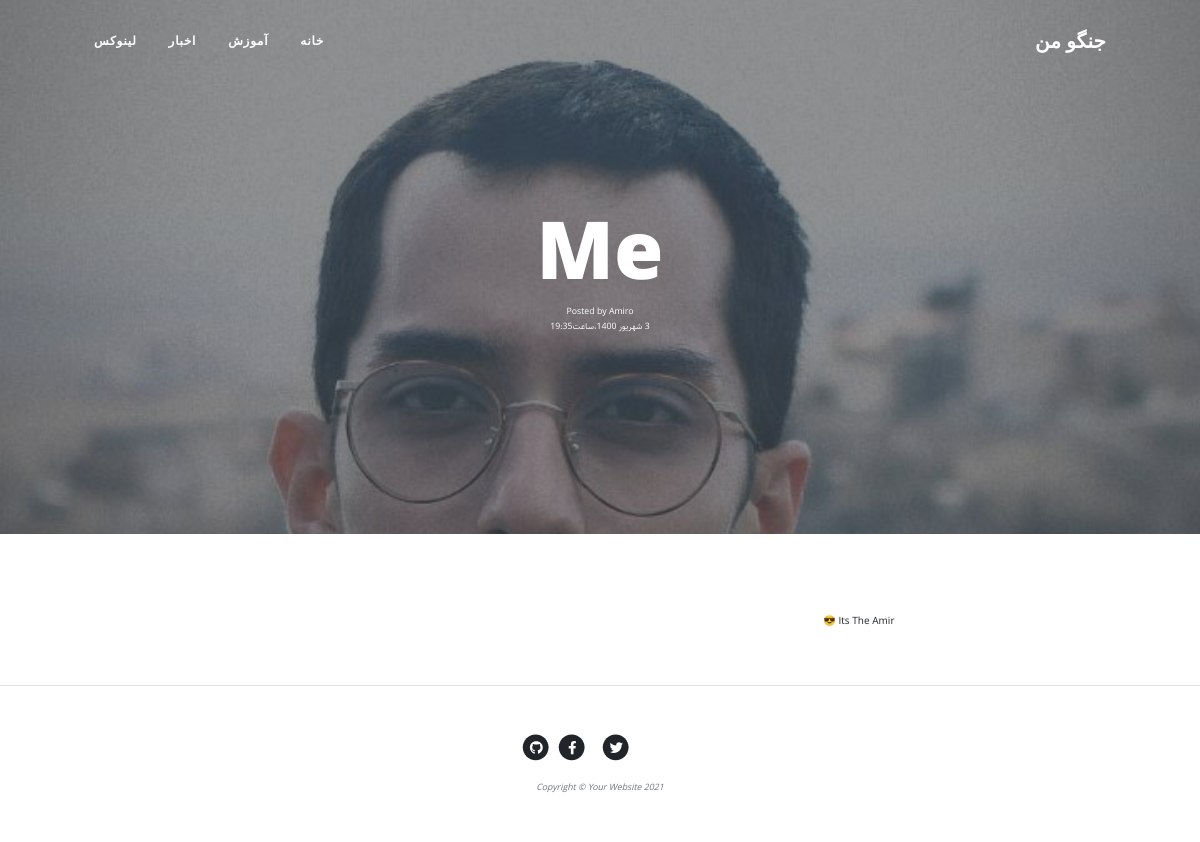
The page /article/me/ on the database as committed earlier.
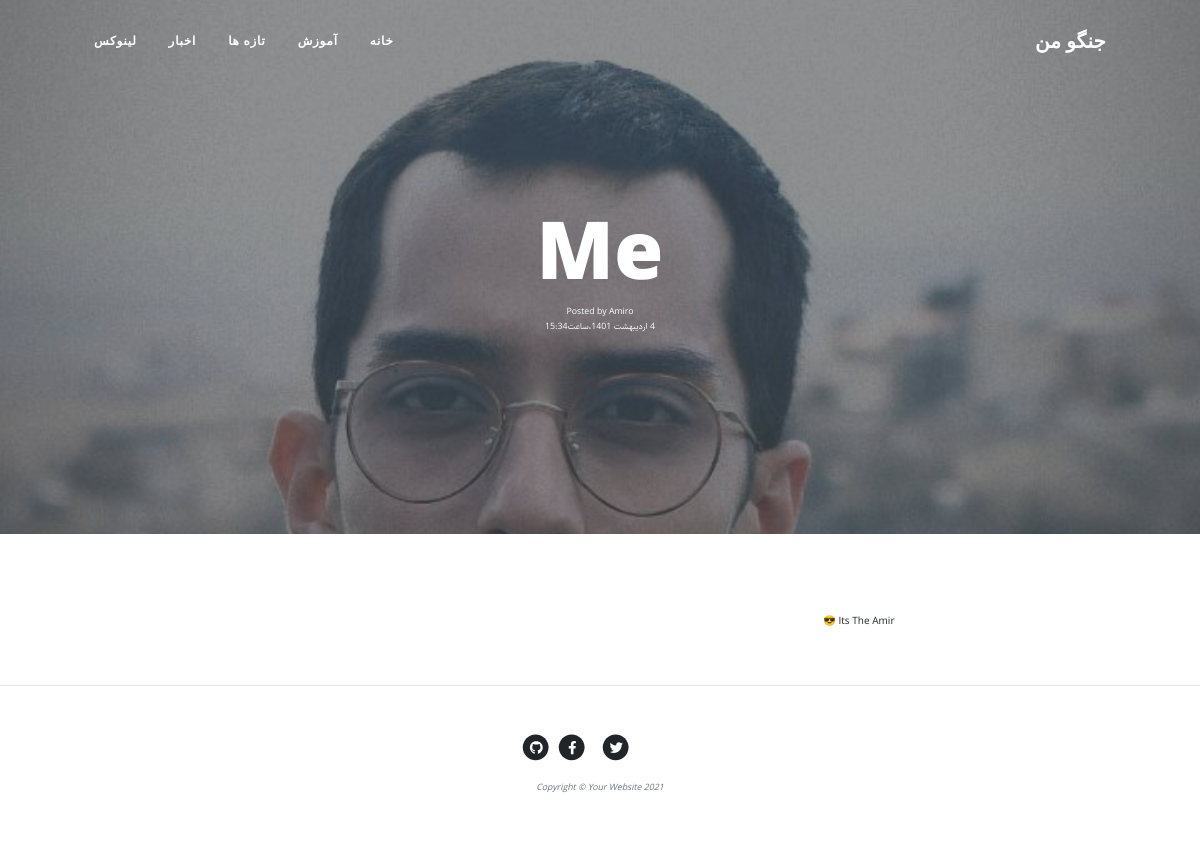
The same page on the database as committed later.
### blog/models.py (models this page shows, shortened)
class Category(models.Model):
    parent = models.ForeignKey('self', default=None, null=True, blank=True, on_delete=models.SET_NULL, related_name='children', verbose_name='زیر دسته')
    title = models.CharField(max_length=200, verbose_name="عنوان دسته بندی")
    slug = models.SlugField(max_length=100, unique=True,
                            verbose_name="آدرس دسته بندی")
    status = models.BooleanField(default=True, verbose_name="وضعیت نمایش")
    position = models.IntegerField(verbose_name="موقعیت")
    class Meta:
        verbose_name = "دسته بندی"
        verbose_name_plural = "دسته بندی ها"
        ordering = ['parent__id', 'position']
    objects = CategoryManager()

class Article(models.Model):
    STATUS_CHOICES = (
        ('d', 'پیش نویس'),
        ('p', 'منتشر شده'),
    )
    title = models.CharField(max_length=128, verbose_name="عنوان")
    category = models.ManyToManyField(
        'Category', verbose_name="دسته بندی", related_name="articles")
    description = models.TextField(verbose_name="توضیحات")
    img = models.ImageField(upload_to="Images", verbose_name="عکس")
    publish = models.DateTimeField(
        default=timezone.now, verbose_name="زمان انتشار")
    created = models.DateTimeField(auto_now_add=True)
    updated = models.DateTimeField(auto_now=True)
    status = models.CharField(
        max_length=1, choices=STATUS_CHOICES, verbose_name="وضعیت")
    slug = models.SlugField(max_length=100, unique=True)
    class Meta:
        verbose_name = "مقاله"
        verbose_name_plural = "مقاله ها"
    def jpublish(self):
        return jalali_converter(self.publish)
    jpublish.short_description = "زمان انتشار"
    objects = models.Manager()
    published_objects = ArticleManager()

### blog/views.py (the view)
# urls.py: path('article/<slug:slug>/', views.detail, name="detail"),
def detail(request, slug):
    context = {
        "article": get_object_or_404(Article.published_objects.published(), slug=slug),
    }
    return render(request, "blog/detail.html", context)

### blog/models.py (called while the page is built)
    def published(self):
        return self.filter(status='p')

    def active(self):
        return self.filter(status=True)

### blog/templatetags/base_tags.py (called while the page is built)
@register.simple_tag
def title(data="جنگو من"):
    return data

@register.inclusion_tag("blog/partials/category_navbar.html")
def category_navbar():
    return {
        "category": Category.objects.filter(status=True)
    }

### extensions/jalali.py (called while the page is built)
    def persian_tuple(self):
        return self.persian_year, self.persian_month, self.persian_day

### extensions/utils.py (called while the page is built)
def jalali_converter(time):
    jmonth = ["فروردین", "اردیبهشت", "خرداد", "تیر", "مرداد",
              "شهریور", "مهر", "آبان", "آذر", "دی", "بهمن", "اسفند"]
    time = timezone.localtime(time)
    time_to_str = "{},{},{}".format(time.year, time.month, time.day)
    time_to_tuple = jalali.Gregorian(time_to_str).persian_tuple()
    time_to_list = list(time_to_tuple)
    for index, month in enumerate(jmonth):
        if time_to_list[1] == index+1:
            time_to_list[1] = month
            break
    output = "{} {} {}،ساعت{}:{}".format(
        time_to_list[2],
        time_to_list[1],
        time_to_list[0],
        time.hour,
        time.minute,
    )
    return output

### blog/templates/blog/detail.html (shortened to what this page needs)
{% extends 'blog/base.html' %}
{% load static %}
{% block content %}
<header class="masthead" style="background-image: url('{{ article.img.url }}')">
    <div class="container position-relative px-4 px-lg-5">
        <div class="row gx-4 gx-lg-5 justify-content-center">
            <div class="col-md-10 col-lg-8 col-xl-7">
                <div class="site-heading">
                    <h1>{{ article.title }}</h1>
                    <span class="meta">
                        <small>Posted by
                            Amiro<br>
                            <time>{{ article.jpublish }}</time></small>
                    </span>
                </div>
            </div>
        </div>
    </div>
</header>
<article class="mb-4">
    <div class="container px-4 px-lg-5">
        <div class="row gx-4 gx-lg-5 justify-content-center">
            <div class="col-md-10 col-lg-8 col-xl-7 text-justify">
                {{ article.description|linebreaks }}
            </div>
        </div>
    </div>
</article>
{% endblock content %}

### blog/templates/blog/partials/category_navbar.html (shortened to what this page needs)
<div class="collapse navbar-collapse" id="navbarResponsive">
    <ul class="navbar-nav ms-auto py-4 py-lg-0">
        <li class="nav-item"><a class="nav-link px-lg-3 py-3 py-lg-4" href="{% url 'blog:home' %}">خانه</a>
        </li>
        {% for cat in category %}
            {% if cat.parent == None%}
                <li class="nav-item">
                    <a class="nav-link px-lg-3 py-3 py-lg-4"href=" {% url 'blog:category' cat.slug %}">{{cat.title}}</a>
                </li>
            {% endif %}
        {% endfor %}
    </ul>
</div>

Rows that differ between the two databases and show on the page:
added Category: title "تازه ها"
changed Article "Me": jpublish "3 شهریور 1400،ساعت19:35" → "4 اردیبهشت 1401،ساعت15:34"
